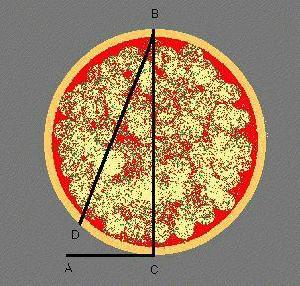
#> input picture images/image_0017.jpg, 300 x 286 px, given in place of pizza_image.jpg, which was not available
$ jupyter execute --allow-errors Lesson_11_Lab_Image_Classification_using_scikit_learn.ipynb   (shell and % lines are left out)   (text cells are left out)
#> lines starting #> are read from the running program, lines starting #| are printed output that depends on the picture
#> (a cell that did not finish here is left out)

[cell 2]
from pathlib import Path
import matplotlib.pyplot as plt
import numpy as np
from sklearn import svm, metrics, datasets
from sklearn.utils import Bunch
from sklearn.model_selection import GridSearchCV, train_test_split

from skimage.io import imread
from skimage.transform import resize
import skimage.io # Import the skimage module

[cell 3]
import os

image_folder = r"C:\GITHUB\Introduction-to-AI\images"  # Path to the image folder
categories = os.listdir(image_folder)  # Get the list of categories

for category in categories:
  category_path = os.path.join(image_folder, category)
  for image_file in os.listdir(category_path):
    image_path = os.path.join(category_path, image_file)
    # Process the image file (e.g., read using OpenCV or Pillow)

[cell 4]
def load_image_files(container_path, dimension=(64, 64)):
    """
    Load image files with categories as subfolder names
    which performs like scikit-learn sample dataset

    Parameters
    ----------
    container_path : string or unicode
        Path to the main folder holding one subfolder per category
    dimension : tuple
        size to which image are adjusted to

    Returns
    -------
    Bunch
    """
#> further down, img is the input picture: shape (286, 300, 3); mean R, G, B 153.4, 131.7, 106.8
#> `img_resized = resize(img, (64, 64), anti_aliasing=True, mode='reflect')`:
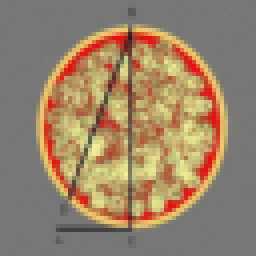
#> img_resized: shape (64, 64, 3) float64 (shown 4 times larger); mean R, G, B 0.602, 0.517, 0.419
    image_dir = Path(container_path)
    folders = [directory for directory in image_dir.iterdir() if directory.is_dir()]
    categories = [fo.name for fo in folders]

    descr = "A image classification dataset"
    images = []
    flat_data = []
    target = []
    for i, direc in enumerate(folders):
        for file in direc.iterdir():
            img = skimage.io.imread(file)
            img_resized = resize(img, dimension, anti_aliasing=True, mode='reflect')
            flat_data.append(img_resized.flatten())
            images.append(img_resized)
            target.append(i)
    flat_data = np.array(flat_data)
    target = np.array(target)
    images = np.array(images)

    return Bunch(data=flat_data,
                 target=target,
                 target_names=categories,
                 images=images,
                 DESCR=descr)

[cell 5]
# Update the path to where your images are located
image_dataset = load_image_files(r"C:\GITHUB\Introduction-to-AI\images")

#> (a cell that did not finish here is left out)

[cell 7]
param_grid = [
  {'C': [1, 10, 100, 1000], 'kernel': ['linear']},
  {'C': [1, 10, 100, 1000], 'gamma': [0.001, 0.0001], 'kernel': ['rbf']},
 ]
svc = svm.SVC()
clf = GridSearchCV(svc, param_grid)
#> (the rest of this cell did not finish here and is left out)

#> (a cell that did not finish here is left out)

#> (a cell that did not finish here is left out)

#> (a cell that did not finish here is left out)

[cell 11]
from sklearn.ensemble import RandomForestClassifier

[cell 12]
# Define the parameters to test
param_grid = {
    'n_estimators': [100, 200], #gives the number of decision tree in the forest
    'max_depth': [None, 10, 20], #maximum depth of each tree
    'min_samples_split': [2, 5]  # minimum number of Samples needed to split a node
}

[cell 13]
# Create the Random Forest model
rf = RandomForestClassifier(random_state=109)

# Search for the best combination of parameters
clf = GridSearchCV(
    rf,
    param_grid,
    cv=5,
    scoring='accuracy',
    n_jobs=-1
)

#> (a cell that did not finish here is left out)

#> (a cell that did not finish here is left out)

#> (a cell that did not finish here is left out)

[cell 17]
import matplotlib.pyplot as plt
import skimage.io
from skimage.transform import resize
import numpy as np

# 1. Define the path to your test image
# Make sure to replace this with your actual file name!
sample_image_path = "pizza_image.jpg"

#> (the rest of this cell did not finish here and is left out)


$ run again, on images/dalmatian/image_0001.jpg
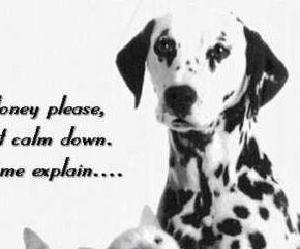
#> input picture images/dalmatian/image_0001.jpg, 300 x 249 px
#> in load_image_files, img is the input picture: shape (249, 300, 3); mean R, G, B 196.8, 196.8, 196.8
#> in load_image_files, `img_resized = resize(img, dimension, anti_aliasing=True, mode='reflect')`:
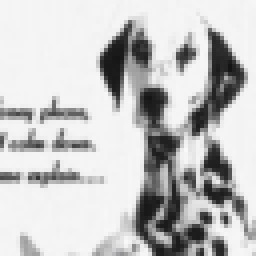
#> img_resized: shape (64, 64, 3) float64 (shown 4 times larger); mean R, G, B 0.772, 0.772, 0.772
